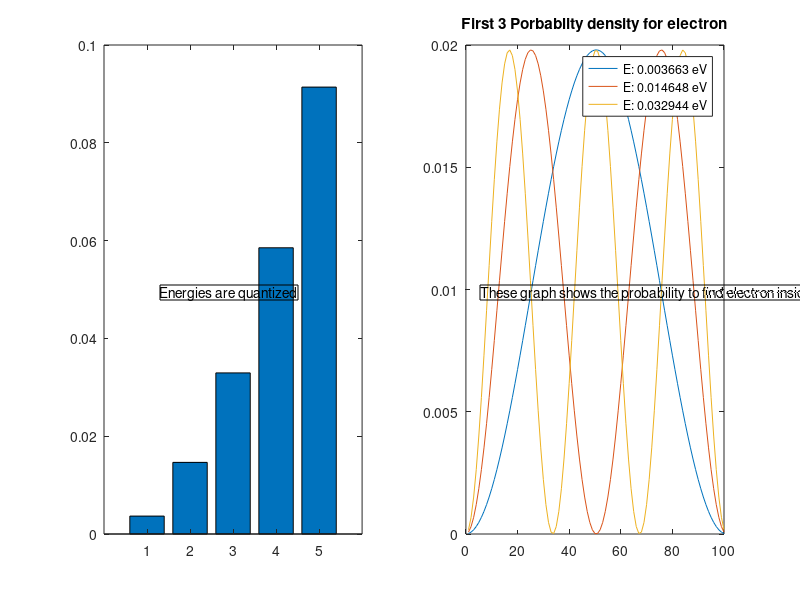

Write MATLAB code to recreate this figure.



% This is a solution of 1D Schrodinger Equation using Eigen value
clear all;


m = 9.1e-31; % Electron mass
hbar = 1.05e-34; % Reduced Planck Const
a = .1e-9;
N = 100;
x = 0:N;
x = x*a;
q = 1.6e-19;


t = (hbar^2)/(2*m*a^2)/q; % Converting to eV


A = 2*t*eye(N) - t*diag(ones(N-1,1),1)- t*diag(ones(N-1,1),-1);


[V,D] = eig(A);
D = diag(D);
subplot(121)
bar(D(1:5))
dim = [.2 .5 .3 .3];
str = 'Energies are quantized';
annotation('textbox',dim,'String',str,'FitBoxToText','on');
subplot(122)
plot(V(:,1:3).^2)
title('First 3 Porbablity density for electron');
legend(sprintf('E: %f eV', D(1)), sprintf('E: %f eV', D(2)), sprintf('E: %f eV', D(3)))
dim = [.6 .5 .3 .3];
str = 'These graph shows the probability to find electron inside a box. The energies correspond to 1s, 2s, 2px, 2py, 2pz etc.';
annotation('textbox',dim,'String',str);
